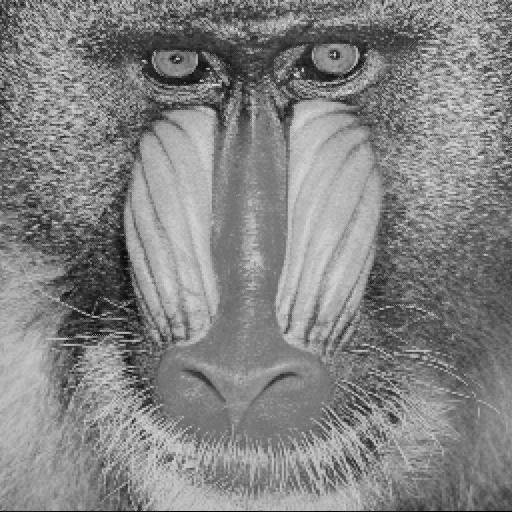
%> input picture Algorithms/Image Encryption/baboon.jpg, 512 x 512 px
$ octave GFcipher.m   (GNU Octave 9; MATLAB toolbox functions it lacks are replaced by stand-ins)
%> lines starting %> are read from the running program, lines starting %| are printed output that depends on the picture; in (x1, y1, x2, y2) boxes, pixels count from 0 and x2, y2 are one past the last pixel; in counts of white or black regions, pixels touching at a corner belong together; the program's own positions count from 1
clear all
close all
clc

a = imread('baboon.jpg');       %baboon.jpg, elaine.jpg, pepper.jpg
%> a is the input picture: size 512x512 uint8; min 0, max 246, mean 131

%Plain-image factor - Initial Condition 1
b1 = mean(a(1:end/2))/256;
%> b1 = 0.51
b2 = mean(a(end/2+1:end))/256;
%> b2 = 0.513
c1 = dec2bin(b1/eps);
%> c1 = '1000001010100000001010010000000000000000000000000000'
c2 = dec2bin(b2/eps);
%> c2 = '1000001101100001110000110000000000000000000000000000'
c = strcat(c1(1:32),c2(1:32));
x = char(num2cell(c));
%> x = 64 items
x1 = reshape(str2num(x),1,[]);
%> x1 = 64 values, max 1 at index 1, min 0 at index 2, mean 0.266

%User input - Initial Condition 2
%0.1 => 00.00011001100110011001100110011001100110011001100110011001100110
x2 = [0 0 0 0 0 1 1 0 0 1 1 0 0 1 1 0 0 1 1 0 0 1 1 0 0 1 1 0 0 1 1 0 ...
  0 1 1 0 0 1 1 0 0 1 1 0 0 1 1 0 0 1 1 0 0 1 1 0 0 1 1 0 0 1 1 0];

N = 64;
%Companion matrix
P = zeros(N,N);
for k = 2:N
    P(k,k-1) = 1;
end

%Irreducible polynomial
%p(x) = x^64 + x^63 + x^8 + x^2 + 1
P([1 3 9 64],end) = -1;

%Corresponding matrix to vector x
X1 = zeros(N,N);
 for n = 1:N
     X1 = mod(X1+x1(65-n)*P^(n-1),2);
 end
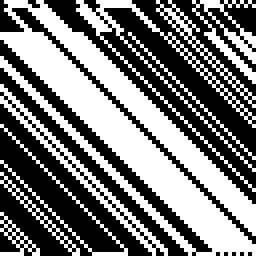
%> X1: size 64x64 double (shown 4 times larger); values 0 (black) and 1 (white), 47.5% white; 9 white regions, largest, box (x1, y1, x2, y2) and area: (0, 0, 64, 64) 1257, (19, 0, 64, 48) 191, (0, 21, 42, 64) 162

X2 = zeros(N,N);
 for n = 1:N
     X2 = mod(X2+x2(65-n)*P^(n-1),2);
 end

%Merging user and image factors
X = mod(X1+X2,2);
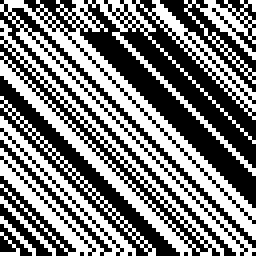
%> X: size 64x64 double (shown 4 times larger); values 0 (black) and 1 (white), 48% white in thin lines or dots

%Parameter control of the logistic map
%3.99 => 11.11111101011100001010001111010111000010100011110101110000101000
r = [1 1 1 1 1 1 1 1 0 1 0 1 1 1 0 0 0 0 1 0 1 0 0 0 1 1 1 1 0 1 0 1 ...
   1 1 0 0 0 0 1 0 1 0 0 0 1 1 1 1 0 1 0 1 1 1 0 0 0 0 1 0 1 0 0 0];

%Corresponding matrix to vector r
R = zeros(N,N);
 for n = 1:N
     R = mod(R+r(65-n)*P^(n-1),2);
 end

%Corresponding matrix to vector 1
%1 => 01.00000000000000000000000000000000000000000000000000000000000000
u = [0 1 0 0 0 0 0 0 0 0 0 0 0 0 0 0 0 0 0 0 0 0 0 0 0 0 0 0 0 0 0 0 ...
   0 0 0 0 0 0 0 0 0 0 0 0 0 0 0 0 0 0 0 0 0 0 0 0 0 0 0 0 0 0 0 0];

%Corresponding matrix to vector u
U = zeros(N,N);
for n = 1:N
    U = mod(U+u(65-n)*P^(n-1),2);
end

%Logistic map simulation
X(:,:,1) = X;

%Number of iteration for 512x512 images
it = (512*512/(64*8));

for m = 1:it
    X(:,:,m+1) = mod(R*X(:,:,m)*(U-X(:,:,m)),2);
end

Z = reshape(X(:,:,2:end),512*512,8);
bd = [1 2 4 8 16 32 64 128]';
Y = Z*bd;
h = uint8(reshape(Y,512,512));
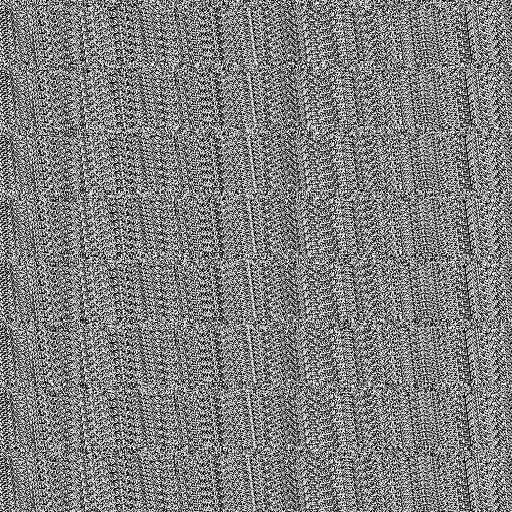
%> h: size 512x512 uint8; min 0, max 255, mean 126.8

% [7 lines of commented-out code are left out]
%> (the run ends here)

$ run again, with Algorithms/Image Encryption/elaine.jpg copied over Algorithms/Image Encryption/baboon.jpg
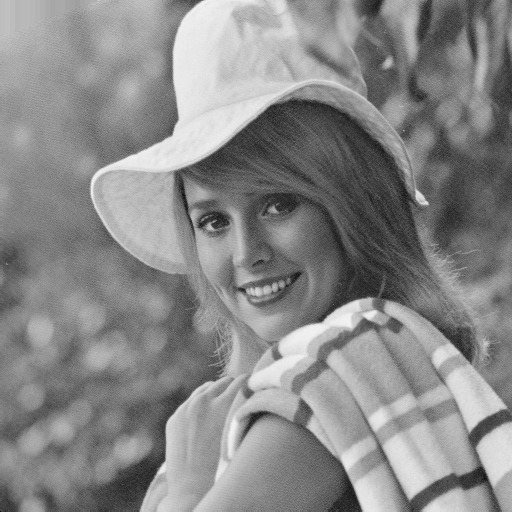
%> input picture Algorithms/Image Encryption/elaine.jpg, 512 x 512 px
%> a is the input picture: size 512x512 uint8; min 0, max 246, mean 136.4
%> b1 = 0.571
%> b2 = 0.494
%> c1 = '1001001000101001110101001000000000000000000000000000'
%> c2 = '111111010001111110100000000000000000000000000000000'
%> x = 64 items
%> x1 = 64 values, max 1 at index 1, min 0 at index 2, mean 0.391
%> after the loop `for n = 1:N`:
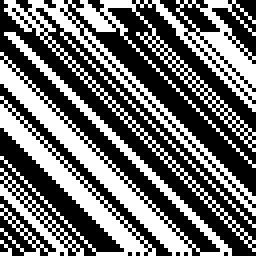
%> X1: size 64x64 double (shown 4 times larger); values 0 (black) and 1 (white), 42.7% white in thin lines or dots
%> X: size 64x64 double; values 0 (black) and 1 (white), 52.6% white; black in thin lines or dots
%> `h = uint8(reshape(Y,512,512));`:
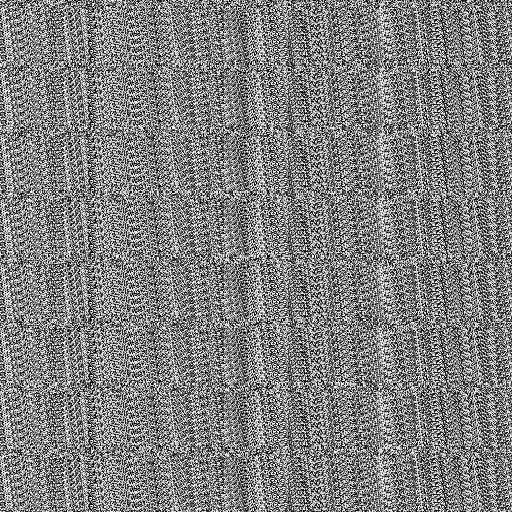
%> h: size 512x512 uint8; min 0, max 255, mean 127.9

$ run again, with Algorithms/Image Encryption/pepper.jpg copied over Algorithms/Image Encryption/baboon.jpg
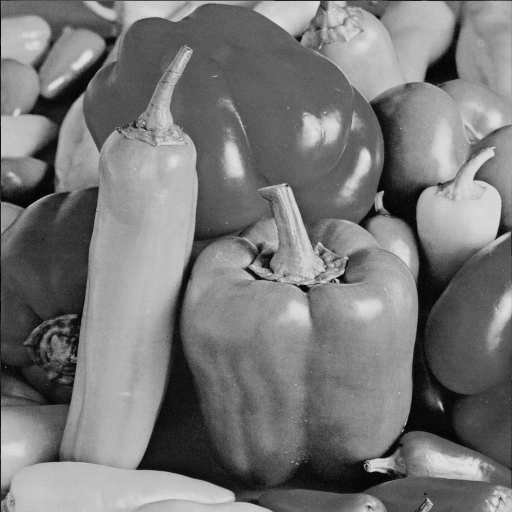
%> input picture Algorithms/Image Encryption/pepper.jpg, 512 x 512 px
%> a is the input picture: size 512x512 uint8; min 0, max 243, mean 120
%> b1 = 0.467
%> b2 = 0.471
%> c1 = '111011101111010001101010000000000000000000000000000'
%> c2 = '111100010001110001101000000000000000000000000000000'
%> x = 64 items
%> x1 = 64 values, max 1 at index 1, min 0 at index 4, mean 0.406
%> after the loop `for n = 1:N`:
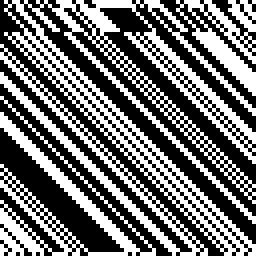
%> X1: size 64x64 double (shown 4 times larger); values 0 (black) and 1 (white), 44.1% white in thin lines or dots
%> X: size 64x64 double; values 0 (black) and 1 (white), 46.5% white in thin lines or dots
%> `h = uint8(reshape(Y,512,512));`:
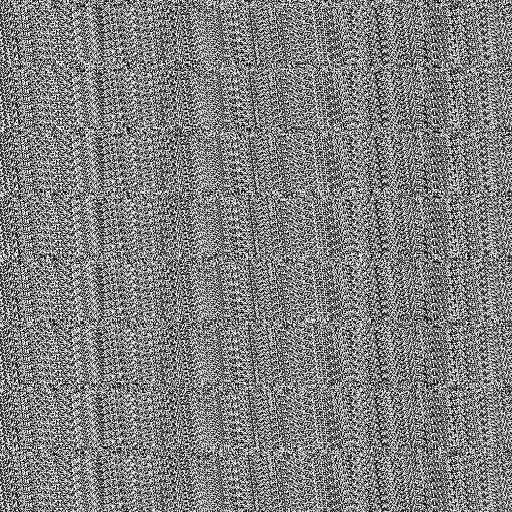
%> h: size 512x512 uint8; min 0, max 255, mean 127.3
